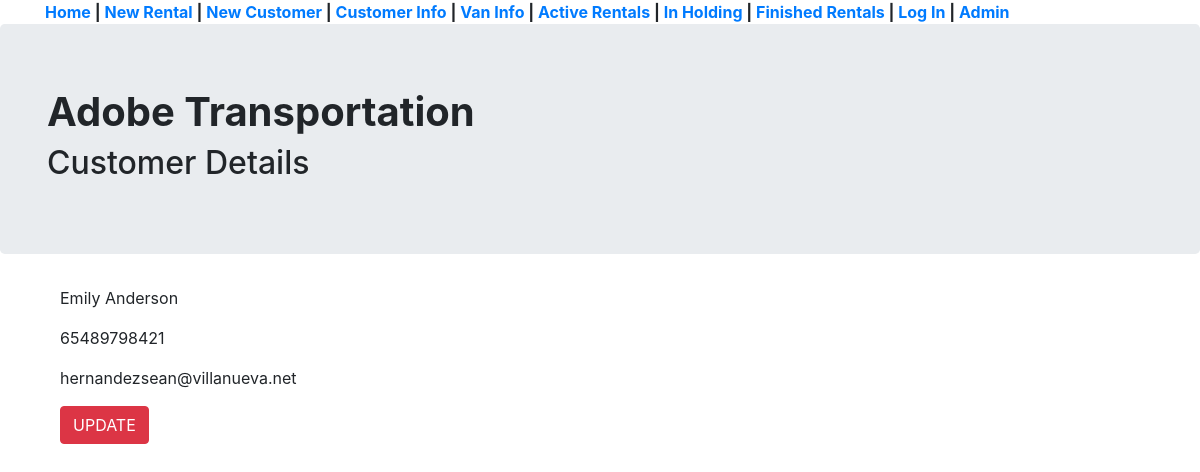
The page /customer_list/3 on the database its author committed.
### basic_app/models.py (models this page shows, shortened)
class Customer(models.Model):
	first_name = models.CharField(max_length=32, blank=True, null=False)
	last_name = models.CharField(max_length=32, blank=True, null=False)
	phone = models.CharField(unique=True, max_length=32, blank=True, null=False)
	email = models.EmailField(unique=True, blank=True)
	street = models.CharField(max_length=128, blank=True, null=False)
	city = models.CharField(max_length=128, blank=True, null=False)
	state = models.CharField(max_length=56, blank=True, null=False)
	z_code = models.CharField(max_length=10, blank=True, null=False)
	lic_class = (('A', 'Class A'), ('B', 'Class B'), ('C', 'Class C'), ('D', 'Class D-Operator'))
	d_lic_num = models.CharField(max_length=56, blank=True)
	d_lic_class = models.CharField(max_length=1, choices=lic_class, blank=True, null=False)
	d_lic_exp = models.CharField(max_length=56, blank=True)
	d_dob = models.CharField(max_length=56, blank=True)
	name_on_cc = models.CharField(max_length=128,blank=True, null=False)
	cc_num = models.CharField(max_length=16, blank=True, null=False)
	cc_exp = models.CharField(max_length=56, blank=True)
	cc_cv = models.CharField(max_length=4, blank=True, null=False)

### basic_app/views.py (the view)
# urls.py: path('customer_list/<int:pk>', views.CustomerDetailView.as_view(), name='customer_detail'),
class CustomerDetailView(DetailView):
	context_object_name = 'customer_detail'
	model = models.Customer
	template_name = 'basic_app/customer_detail.html'

### basic_app/templates/basic_app/customer_detail.html
{% extends 'basic_app/base.html' %}
{% block active_rentals %}
<div class="container"><h1><b>Adobe Transportation</b></h1><h2>Customer Details</h2></div>
{% endblock %}
{% block body_content %}
<div class="container">
<p>{{customer_detail.first_name}} {{ customer_detail.last_name }}</p>
	<p>{{customer_detail.phone}}</p>
	<p>{{customer_detail.email}}</p>
</div>
<div class="container">
	<p><a class="btn btn-danger" href="{% url 'basic_app:update_customer' pk=customer_detail.pk %}">UPDATE</a></p>
</div>
{% endblock %}

### rows shown on the page
Customer: first_name "Emily", last_name "Anderson", phone "65489798421", email "hernandezsean@villanueva.net"
